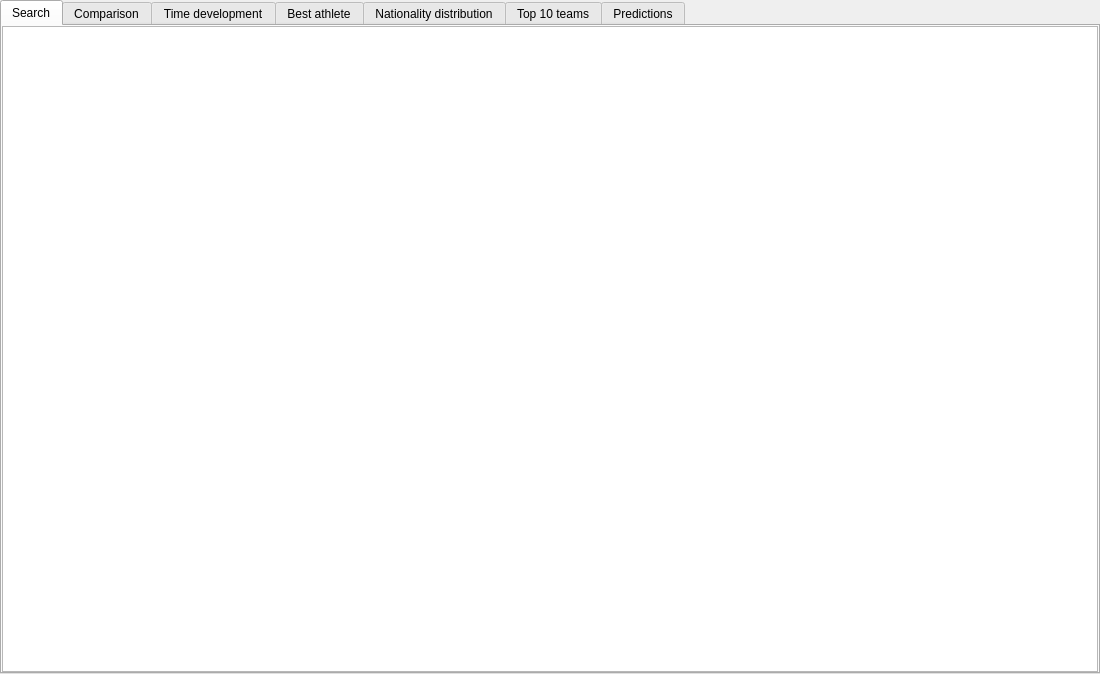
<?xml version="1.0" encoding="UTF-8"?>
<ui version="4.0">
 <class>SkiView</class>
 <widget class="QWidget" name="SkiView">
  <property name="geometry">
   <rect>
    <x>0</x>
    <y>0</y>
    <width>1100</width>
    <height>674</height>
   </rect>
  </property>
  <property name="windowTitle">
   <string>Form</string>
  </property>
  <layout class="QVBoxLayout" name="verticalLayout_6">
   <property name="spacing">
    <number>0</number>
   </property>
   <property name="leftMargin">
    <number>0</number>
   </property>
   <property name="topMargin">
    <number>0</number>
   </property>
   <property name="rightMargin">
    <number>0</number>
   </property>
   <property name="bottomMargin">
    <number>0</number>
   </property>
   <item>
    <widget class="QTabWidget" name="u_tabWidget">
     <property name="currentIndex">
      <number>0</number>
     </property>
     <widget class="QWidget" name="tab">
      <attribute name="title">
       <string>Search</string>
      </attribute>
      <layout class="QHBoxLayout" name="horizontalLayout">
       <property name="spacing">
        <number>0</number>
       </property>
       <property name="leftMargin">
        <number>0</number>
       </property>
       <property name="topMargin">
        <number>0</number>
       </property>
       <property name="rightMargin">
        <number>0</number>
       </property>
       <property name="bottomMargin">
        <number>0</number>
       </property>
       <item>
        <widget class="QTreeView" name="u_treeView"/>
       </item>
      </layout>
     </widget>
     <widget class="QWidget" name="tab_2">
      <attribute name="title">
       <string>Comparison</string>
      </attribute>
      <layout class="QHBoxLayout" name="horizontalLayout_3">
       <property name="spacing">
        <number>0</number>
       </property>
       <property name="leftMargin">
        <number>0</number>
       </property>
       <property name="topMargin">
        <number>0</number>
       </property>
       <property name="rightMargin">
        <number>0</number>
       </property>
       <property name="bottomMargin">
        <number>0</number>
       </property>
       <item>
        <widget class="QGroupBox" name="groupBox">
         <property name="title">
          <string>Competition 1</string>
         </property>
         <layout class="QVBoxLayout" name="verticalLayout">
          <property name="spacing">
           <number>8</number>
          </property>
          <property name="leftMargin">
           <number>0</number>
          </property>
          <property name="topMargin">
           <number>0</number>
          </property>
          <property name="rightMargin">
           <number>0</number>
          </property>
          <property name="bottomMargin">
           <number>0</number>
          </property>
          <item>
           <widget class="QWidget" name="widget" native="true">
            <layout class="QFormLayout" name="formLayout">
             <property name="leftMargin">
              <number>0</number>
             </property>
             <property name="topMargin">
              <number>0</number>
             </property>
             <property name="rightMargin">
              <number>0</number>
             </property>
             <property name="bottomMargin">
              <number>0</number>
             </property>
             <item row="0" column="1">
              <widget class="QLabel" name="u_c1number">
               <property name="text">
                <string/>
               </property>
              </widget>
             </item>
             <item row="0" column="0">
              <widget class="QLabel" name="label">
               <property name="text">
                <string>  Number of partisipants: </string>
               </property>
              </widget>
             </item>
            </layout>
           </widget>
          </item>
          <item>
           <widget class="QTreeView" name="u_compareView1"/>
          </item>
         </layout>
        </widget>
       </item>
       <item>
        <widget class="QGroupBox" name="groupBox_2">
         <property name="title">
          <string>Competition 2</string>
         </property>
         <layout class="QVBoxLayout" name="verticalLayout_2">
          <property name="spacing">
           <number>8</number>
          </property>
          <property name="leftMargin">
           <number>0</number>
          </property>
          <property name="topMargin">
           <number>0</number>
          </property>
          <property name="rightMargin">
           <number>0</number>
          </property>
          <property name="bottomMargin">
           <number>0</number>
          </property>
          <item>
           <widget class="QWidget" name="widget_2" native="true">
            <layout class="QFormLayout" name="formLayout_2">
             <property name="leftMargin">
              <number>0</number>
             </property>
             <property name="topMargin">
              <number>0</number>
             </property>
             <property name="rightMargin">
              <number>0</number>
             </property>
             <property name="bottomMargin">
              <number>0</number>
             </property>
             <item row="0" column="0">
              <widget class="QLabel" name="label_3">
               <property name="text">
                <string>  Number of partisipants: </string>
               </property>
              </widget>
             </item>
             <item row="0" column="1">
              <widget class="QLabel" name="u_c2number">
               <property name="text">
                <string/>
               </property>
              </widget>
             </item>
            </layout>
           </widget>
          </item>
          <item>
           <widget class="QTreeView" name="u_compareView2"/>
          </item>
         </layout>
        </widget>
       </item>
      </layout>
     </widget>
     <widget class="QWidget" name="tab_3">
      <attribute name="title">
       <string>Time development</string>
      </attribute>
      <layout class="QVBoxLayout" name="verticalLayout_8">
       <property name="spacing">
        <number>0</number>
       </property>
       <property name="leftMargin">
        <number>0</number>
       </property>
       <property name="topMargin">
        <number>0</number>
       </property>
       <property name="rightMargin">
        <number>0</number>
       </property>
       <property name="bottomMargin">
        <number>0</number>
       </property>
       <item>
        <widget class="QWidget" name="u_timesParentWidget" native="true"/>
       </item>
      </layout>
     </widget>
     <widget class="QWidget" name="tab_4">
      <attribute name="title">
       <string>Best athlete</string>
      </attribute>
      <layout class="QVBoxLayout" name="verticalLayout_5">
       <property name="leftMargin">
        <number>0</number>
       </property>
       <property name="topMargin">
        <number>0</number>
       </property>
       <property name="rightMargin">
        <number>0</number>
       </property>
       <property name="bottomMargin">
        <number>0</number>
       </property>
       <item>
        <widget class="QTreeView" name="u_bestView"/>
       </item>
      </layout>
     </widget>
     <widget class="QWidget" name="tab_5">
      <attribute name="title">
       <string>Nationality distribution</string>
      </attribute>
      <layout class="QVBoxLayout" name="verticalLayout_4">
       <property name="spacing">
        <number>0</number>
       </property>
       <property name="leftMargin">
        <number>0</number>
       </property>
       <property name="topMargin">
        <number>0</number>
       </property>
       <property name="rightMargin">
        <number>0</number>
       </property>
       <property name="bottomMargin">
        <number>0</number>
       </property>
       <item>
        <widget class="QWidget" name="widget_4" native="true">
         <layout class="QHBoxLayout" name="horizontalLayout_4">
          <item>
           <widget class="QLabel" name="u_distLabel">
            <property name="text">
             <string>Total number of participants: </string>
            </property>
           </widget>
          </item>
          <item>
           <widget class="QLabel" name="u_distTotalNumber">
            <property name="text">
             <string/>
            </property>
           </widget>
          </item>
          <item>
           <spacer name="horizontalSpacer_2">
            <property name="orientation">
             <enum>Qt::Horizontal</enum>
            </property>
            <property name="sizeHint" stdset="0">
             <size>
              <width>40</width>
              <height>20</height>
             </size>
            </property>
           </spacer>
          </item>
         </layout>
        </widget>
       </item>
       <item>
        <widget class="QWidget" name="u_distParentWidget" native="true"/>
       </item>
      </layout>
     </widget>
     <widget class="QWidget" name="tab_6">
      <attribute name="title">
       <string>Top 10 teams</string>
      </attribute>
      <layout class="QVBoxLayout" name="verticalLayout_3">
       <property name="leftMargin">
        <number>0</number>
       </property>
       <property name="topMargin">
        <number>0</number>
       </property>
       <property name="rightMargin">
        <number>0</number>
       </property>
       <property name="bottomMargin">
        <number>0</number>
       </property>
       <item>
        <widget class="QTreeView" name="u_teamsView"/>
       </item>
      </layout>
     </widget>
     <widget class="QWidget" name="tab_7">
      <attribute name="title">
       <string>Predictions</string>
      </attribute>
      <layout class="QVBoxLayout" name="verticalLayout_7">
       <item>
        <widget class="QWidget" name="widget_3" native="true">
         <layout class="QHBoxLayout" name="horizontalLayout_2">
          <item>
           <widget class="QLabel" name="u_predictionText">
            <property name="text">
             <string>The predicted winner of next year's</string>
            </property>
           </widget>
          </item>
          <item>
           <widget class="QLabel" name="u_predictionType">
            <property name="text">
             <string/>
            </property>
           </widget>
          </item>
          <item>
           <widget class="QLabel" name="u_predictionText2">
            <property name="text">
             <string>competition is</string>
            </property>
           </widget>
          </item>
          <item>
           <widget class="QLabel" name="u_predictionName">
            <property name="text">
             <string/>
            </property>
           </widget>
          </item>
          <item>
           <widget class="QLabel" name="u_predictionText3">
            <property name="text">
             <string>with time</string>
            </property>
           </widget>
          </item>
          <item>
           <widget class="QLabel" name="u_predictionTime">
            <property name="text">
             <string/>
            </property>
           </widget>
          </item>
          <item>
           <spacer name="horizontalSpacer">
            <property name="orientation">
             <enum>Qt::Horizontal</enum>
            </property>
            <property name="sizeHint" stdset="0">
             <size>
              <width>40</width>
              <height>20</height>
             </size>
            </property>
           </spacer>
          </item>
         </layout>
        </widget>
       </item>
       <item>
        <spacer name="verticalSpacer">
         <property name="orientation">
          <enum>Qt::Vertical</enum>
         </property>
         <property name="sizeHint" stdset="0">
          <size>
           <width>20</width>
           <height>583</height>
          </size>
         </property>
        </spacer>
       </item>
      </layout>
     </widget>
    </widget>
   </item>
  </layout>
 </widget>
 <resources/>
 <connections/>
</ui>
